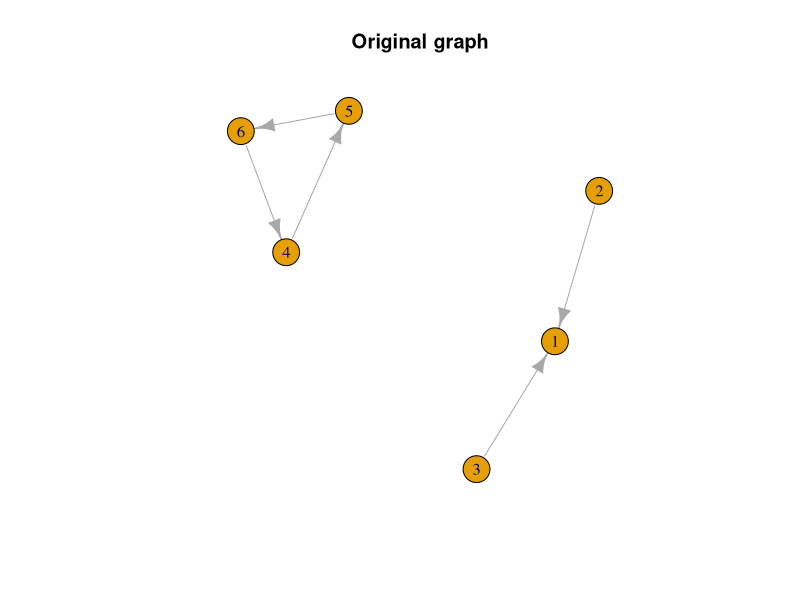

This figure's R source:
## ---- chunk 1
library("igraph")
## ---- chunk 2
n <- 6
# An example directed graph
g <- make_graph(edges = c(2, 1, 3, 1, 6, 4, 4, 5, 5, 6), n = n, directed = TRUE) # Changable coefficients
plot(g, main = "Original graph")

lbs <- rep(0L,n) # Labels for the nodes, global variable
maxc <- matrix(0,n,n) # Maximal classes, global variable
## ---- chunk 3
KosarajuSCC <- function(g){  
  #Comparing d with S.node, get the overlapping ones and remove the NA
  getnotNA <- function(d,S.node){
    k <- length(which(d>0))   
    d.useful <- NULL
    d.useful <- subset(d[1:k],match(d[1:k],S.node)>0)
    return(d.useful)
  }
  #-----------------------------------------------------------##
  g.adjacency <- as.matrix(as_adjacency_matrix(g))
  n <- nrow(g.adjacency)
  List.out <- vector(mode="list")
  List.node <- seq(0,0,length.out=n)
  S.node <- seq(from=1,to=n)
##------------------declaration of variables used-------------##
  
  #g <- graph.adjacency(g.adjacency)
  #Mt <- t(M)
  gt <- t(g.adjacency) %>%
    graph.adjacency
  Source.node <- S.node[round(runif(1)*n)]
  Count <- 0
##------------------generate a stack of nodes in graph---------##
##------------------give the topology rank of each nodes-------##
  while (any(S.node != 0)){
    d <- graph.dfs(g,root=Source.node,neimode="out",unreachable=FALSE)
    d.useful <- getnotNA(d$order,S.node)
    k <- length(d.useful)
    for(i in 1:k){
      List.node[n-(Count + i-1)] <- d.useful[k-i+1]
    }
    Count <- Count+k
    S.node[d.useful] <- 0
    if(all(S.node==0)) break
    Source.node <- S.node[S.node!=0][1]
  }  
##------Reverse the directions of all arcs to obtain the transport graph---##
##-------------------------------------------------------------------------##
  Count <- 0
  while (any(List.node !=0)){
    Source.node <- List.node[which(List.node!=0)[1]]
    d <- graph.dfs(gt,root=Source.node,neimode="out",unreachable=FALSE)
    d.useful <- getnotNA(d$order,List.node)
    if(length(d)==0)
      break
    Count <- Count+1
##----Record this SCC and remove all these nodes from the graph and the stack---##
    List.out[[Count]] <- d.useful
    List.node[match(d.useful,List.node)] <- 0
  }
  List.out
}

KosarajuSCC(g)
## ---- chunk 4
search_maximal_class <- function(adj_g,i,j) {
  lbs[i] <<- 1
  maxc[j,i] <<- i
  
  for(w in 1:n) {
    if(adj_g[i,w] == 1 & !(w %in% maxc[j,])) {
      search_maximal_class(adj_g,w,j)
    }
  }
}

get_maximal_class <- function(g) {
  lbs <<- rep(0L,n)
  maxc <<- matrix(0,n,n)
  adj_g <- as_adjacency_matrix(g)
  
  num <- 0
  
  for(i in 1:n) {
    if(all(adj_g[,i] == 0)) {
      search_maximal_class(adj_g,i,i)
      num <- num + 1
    }
  }
  
  for(i in 1:n){
    # Loops
    if(lbs[i] == 0) {
      search_maximal_class(adj_g,i,i)
      num <- num + 1
    }
  }
  
  print(paste("Number of maximal classes: ", num))
  print(maxc)
}
## ---- chunk 5
get_maximal_class(g)
